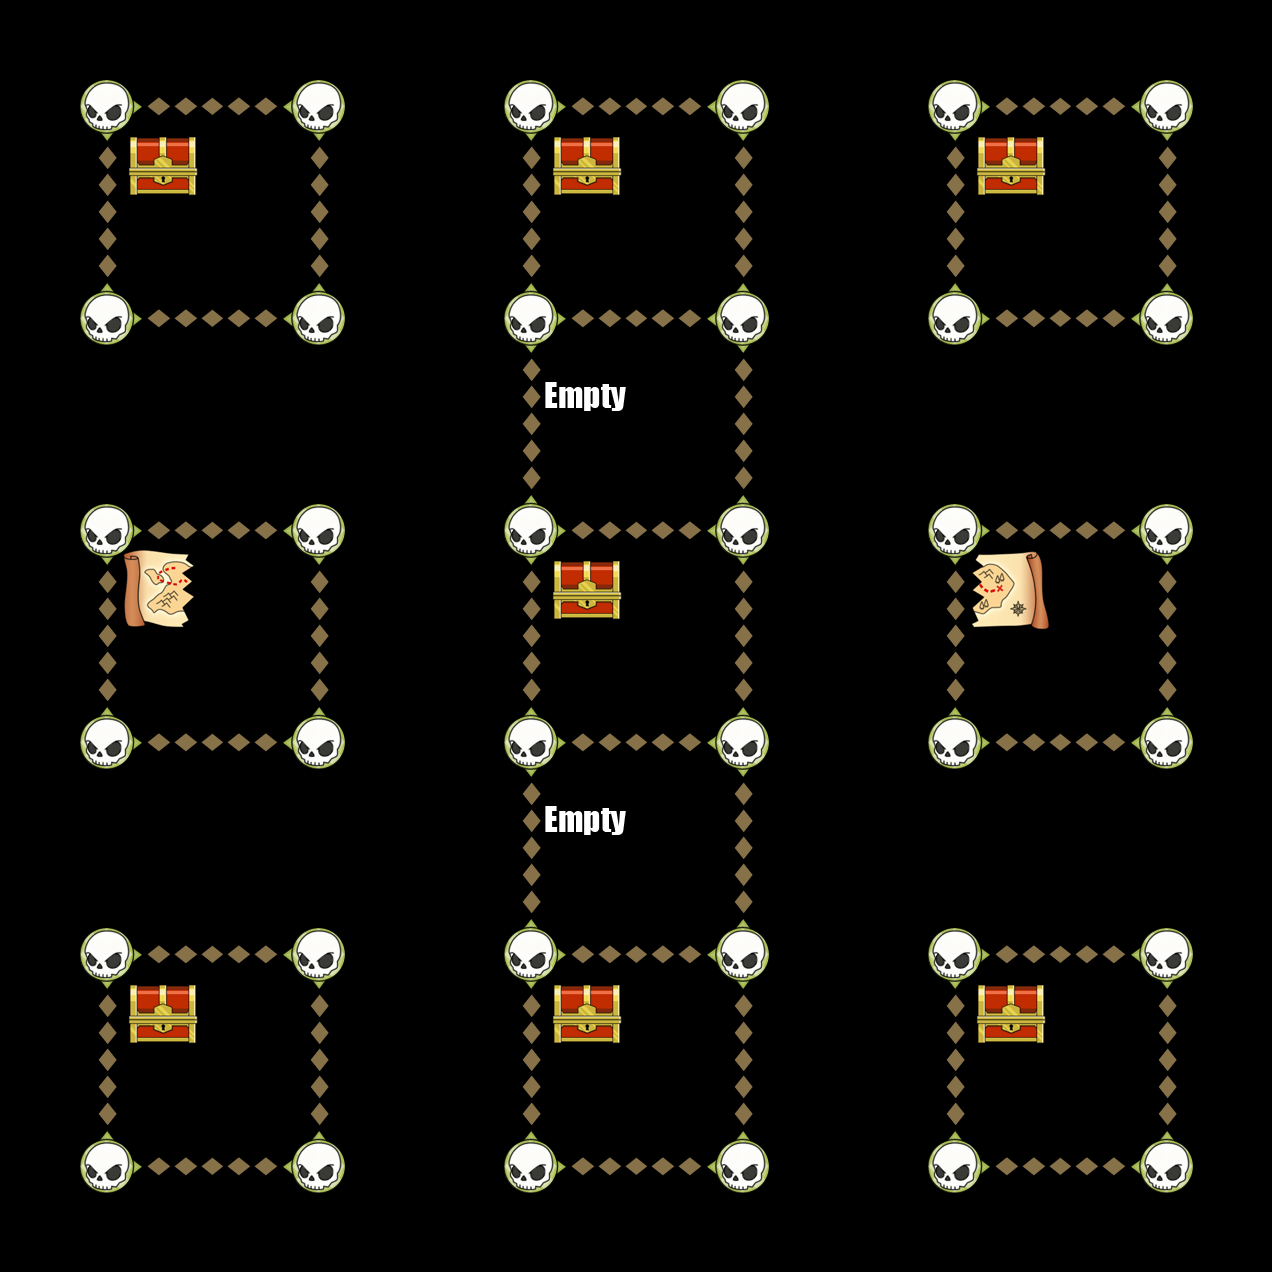

The image is a tile-based game level rendered from a .tmx file. Its description and source (layers, tilesets, objects; grid data summarised) follow:
An orthogonal 6x6 tile map with 212x212 px tiles, 6 tile layers (Down, Up, Left, Right, ...).

<map version="1.0" orientation="orthogonal" width="6" height="6" tilewidth="212" tileheight="212">
 <tileset firstgid="1" name="TileGraphic_Final-ipadhd" tilewidth="212" tileheight="212">
  <image source="TileGraphic_Final-ipadhd.png" width="636" height="1060" />
  <tile id="0">
   <properties>
    <property name="LineFilled" value="True" />
   </properties>
  </tile>
  <tile id="2">
   <properties>
    <property name="Item" value="TreasureBox" />
   </properties>
  </tile>
  <tile id="4">
   <properties>
    <property name="RowFilled" value="True" />
   </properties>
  </tile>
  <tile id="6">
   <properties>
    <property name="Item" value="CannonLeft" />
   </properties>
  </tile>
  <tile id="7">
   <properties>
    <property name="Item" value="ShipRight" />
   </properties>
  </tile>
  <tile id="8">
   <properties>
    <property name="Item" value="MapOne" />
   </properties>
  </tile>
  <tile id="9">
   <properties>
    <property name="Item" value="CannonRight" />
   </properties>
  </tile>
  <tile id="10">
   <properties>
    <property name="Item" value="ShipLeft" />
   </properties>
  </tile>
  <tile id="11">
   <properties>
    <property name="Item" value="MapTwo" />
   </properties>
  </tile>
  <tile id="12">
   <properties>
    <property name="Item" value="Empty" />
   </properties>
  </tile>
  <tile id="13">
   <properties>
    <property name="Item" value="Skull" />
   </properties>
  </tile>
  <tile id="14">
   <properties>
    <property name="Item" value="Fog" />
   </properties>
  </tile>
 </tileset>
 <layer name="Down" width="6" height="6">
  <data>[36 cells, 22 non-empty, 1 distinct tile ids]</data>
 </layer>
 <layer name="Up" width="6" height="6">
  <data>[36 cells, 22 non-empty, 1 distinct tile ids]</data>
 </layer>
 <layer name="Left" width="6" height="6">
  <data>[36 cells, 18 non-empty, 1 distinct tile ids]</data>
 </layer>
 <layer name="Right" width="6" height="6">
  <data>[36 cells, 18 non-empty, 1 distinct tile ids]</data>
 </layer>
 <layer name="Dots" width="6" height="6">
  <data>[36 cells, 36 non-empty, 1 distinct tile ids]</data>
 </layer>
 <layer name="Items" width="6" height="6">
  <data>[36 cells, 11 non-empty, 4 distinct tile ids]</data>
 </layer>
</map>
